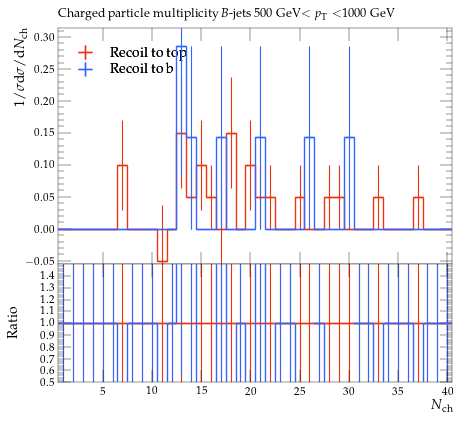

This figure's Python source:
#! /usr/bin/env python

# This Python script was auto-generated using YODA v2.0.2.
# Analysis object: /MC_HFDECAYS/avg_B_jet_ch_mult_500_1000
# Timestamp: 31-07-2026 (13:13:52)

import matplotlib as mpl
import matplotlib.pyplot as plt
mpl.use('Agg') # comment out for interactive use
import os
import numpy as np

plotDir = os.path.split(os.path.realpath(__file__))[0]
if 'YODA_USER_PLOT_PATH' in globals():
    plot_outdir = globals()['YODA_USER_PLOT_PATH']
else:
    plot_outdir = plotDir

#plot style
plt.style.use(os.path.join(plotDir, '../default.mplstyle'))
# plot metadata
figW, figH = plt.rcParams['figure.figsize']
ax_xLabel = r'$N_\mathrm{ch}$'
ax_yLabel = r'$1/\sigma \mathrm{d}\sigma/\mathrm{d}N_\mathrm{ch}$'
ax_title  = r'Charged particle multiplicity $B$-jets 500 GeV$<p_\mathrm{T}<$1000 GeV'
ax_xScale = 'linear'
ax_yScale = 'linear'
xLims = (0.5, 40.5)
yLims = (-0.055062238000000006, 0.31425405)
xMinorTickMarks = 0

# TeX-friendly labels for the legend
labels = {
    'legend' : ([ r"Recoil to top", r"Recoil to b" ], r""),
}

# Adjust canvas width and height
canvasW = 10.0
canvasH = 9.0
figW *= canvasW/10.
figH *= canvasH/9.

# Create figure and axis objects
fig, (ax, ratio0_ax) = plt.subplots(2, 1, sharex=True,
                  figsize=(figW,figH), gridspec_kw={'height_ratios': (6.0, 3.0)})

# Set figure margins
plt.subplots_adjust(
    left   = 1.0 * plt.rcParams['figure.subplot.left'],
    right  = 1.0 * plt.rcParams['figure.subplot.right'],
    top    = 1.0 * plt.rcParams['figure.subplot.top'],
    bottom = 1.0 * plt.rcParams['figure.subplot.bottom'])

ratio0_ax.yaxis.set_major_locator(mpl.ticker.MultipleLocator(0.1))
ratio0_ax.set_ylim(0.5, 1.4999)
ratio0_ax.set_ylabel('Ratio')
ratio0_ax.xaxis.set_minor_locator(mpl.ticker.NullLocator())

# the numerical data is stored in a separate file
dataf = dict()
prefix = os.path.split(__file__)[0]
if prefix:    prefix = prefix + '/'
exec(open(prefix+'avg_B_jet_ch_mult_500_1000__data.py').read(), dataf)


legend_handles = dict() # keep track of handles for the legend

# style options for curves
# starts at zorder>=5 to draw curve on top of legend
styles = {
  'recoil_t': {
    'color' : '#EE3311',
    'linestyle' : '-',
    'linewidth' : 1,
    'marker' : 'none',
    'markersize' : 2,
    'capsize' : 0.0,
    'zorder' : 5,
    'histstyle' : 1,
    'drawstyle' : 'steps-pre',
    'xerrorbars' : 1,
    'yerrorbars' : 1,
    'fillcolor' : None,
    'fillopacity' : 1.0,
    'ratio0_linestyle' : '-',
    'ratio0_linewidth' : 1,
    'ratio0_marker' : 'none',
    'ratio0_markersize' : 2,
    'ratio0_capsize' : 0.0,
    'ratio0_zorder' : 5,
    'ratio0_histstyle' : 1,
    'ratio0_drawstyle' : 'steps-pre',
    'ratio0_xerrorbars' : 1,
    'ratio0_yerrorbars' : 1,
  },
  'recoil_b': {
    'color' : '#3366FF',
    'linestyle' : '-',
    'linewidth' : 1,
    'marker' : 'none',
    'markersize' : 2,
    'capsize' : 0.0,
    'zorder' : 6,
    'histstyle' : 1,
    'drawstyle' : 'steps-pre',
    'xerrorbars' : 1,
    'yerrorbars' : 1,
    'fillcolor' : None,
    'fillopacity' : 1.0,
    'ratio0_linestyle' : '-',
    'ratio0_linewidth' : 1,
    'ratio0_marker' : 'none',
    'ratio0_markersize' : 2,
    'ratio0_capsize' : 0.0,
    'ratio0_zorder' : 6,
    'ratio0_histstyle' : 1,
    'ratio0_drawstyle' : 'steps-pre',
    'ratio0_xerrorbars' : 1,
    'ratio0_yerrorbars' : 1,
  },
}

# curve from input yoda files in main panel
for label, yvals in dataf['yvals'].items():
    if all(np.isnan(v) for v in dataf['yvals'][label]):
        continue
    tmp = None
    if styles[label]['histstyle']: # draw as histogram
        xpos = dataf['xedges'][label] if styles[label]['drawstyle'] else dataf['xpoints'][label]
        ypos = np.insert(yvals, 0, yvals[0]) if styles[label]['drawstyle'] else yvals
        if styles[label]['fillcolor']: # fill area below curve
            ax.fill_between(xpos, ypos, step='pre',
                            color=styles[label]['fillcolor'],
                            alpha=styles[label]['fillopacity'])
        tmp, = ax.plot(xpos, ypos,
                       color=styles[label]['color'],
                       linestyle=styles[label]['linestyle'],
                       linewidth=styles[label]['linewidth'],
                       drawstyle=styles[label]['drawstyle'], solid_joinstyle='miter',
                       zorder=styles[label]['zorder'], label=label)
    tmp = ax.errorbar(dataf['xpoints'][label], yvals,
                      xerr=np.array(dataf['xerrs'][label])*styles[label]['xerrorbars'],
                      yerr=np.array(dataf['yerrs'][label])*styles[label]['yerrorbars'],
                      fmt=styles[label]['marker'], capsize=styles[label]['capsize'],
                      markersize=styles[label]['markersize'],
                      ecolor=styles[label]['color'],
                      color=styles[label]['color'], zorder=styles[label]['zorder'])
    tmp[-1][0].set_linestyle(styles[label]['linestyle'])
    tmp[-1][0].set_linewidth(styles[label]['linewidth'])
    if label in dataf['add_legend_handle']:  legend_handles[label] = tmp
    for varLabel in dataf['variation_yvals'].keys():
        if varLabel.startswith(label):
            tmp, = ax.plot(dataf['xedges'][label], dataf['variation_yvals'][varLabel],
                           color=styles[label]['color'],
                           linestyle=styles[label]['linestyle'],
                           linewidth=styles[label]['linewidth'],
                           drawstyle='steps-pre', solid_joinstyle='miter',
                           zorder=styles[label]['zorder'], alpha=0.5)


# plots on ratio panel
# curve from input yoda files in ratio panel
for label, yvals in dataf['ratio0_yvals'].items():
    if all(np.isnan(v) for v in yvals):
        continue
    if styles[label]['ratio0_histstyle']: # plot as histogram
        xpos = dataf['xedges']['recoil_t'] if styles[label]['ratio0_drawstyle'] else dataf['xpoints']['recoil_t']
        ypos = np.insert(yvals, 0, yvals[0]) if styles[label]['ratio0_drawstyle'] else yvals
        ratio0_ax.plot(xpos, ypos,
                       color=styles[label]['color'],
                       linewidth=styles[label]['linewidth'],
                       linestyle=styles[label]['ratio0_linestyle'],
                       drawstyle=styles[label]['ratio0_drawstyle'], zorder=styles[label]['zorder'],
                       solid_joinstyle='miter')
    tmp = ratio0_ax.errorbar(dataf['xpoints']['recoil_t'], yvals,
                             xerr=np.array(dataf['ref_xerrs'])*styles[label]['ratio0_xerrorbars'],
                             yerr=np.array(dataf['ratio0_yerrs'][label])*styles[label]['ratio0_yerrorbars'],
                             fmt=styles[label]['ratio0_marker'], capsize=styles[label]['ratio0_capsize'],
                             markersize=styles[label]['ratio0_markersize'],
                             ecolor=styles[label]['color'],
                             color=styles[label]['color'])
    tmp[-1][0].set_linestyle(styles[label]['ratio0_linestyle'])
    tmp[-1][0].set_linewidth(styles[label]['ratio0_linewidth'])

    for varlabel in dataf['ratio0_variation_vals'].keys():
        if varlabel.startswith(label):
            ratio0_ax.plot(dataf['xedges']['recoil_t'],
                            dataf['ratio0_variation_vals'][varlabel],
                            color=styles[label]['color'],
                            linestyle=styles[label]['linestyle'],
                            linewidth=styles[label]['linewidth'],
                            drawstyle='steps-pre', solid_joinstyle='miter',
                            zorder=1, alpha=0.5)

legend_items = list(legend_handles.values())
ax.add_artist(ax.legend(legend_items,
                        labels['legend'][0],
                        title=labels['legend'][1],
                        alignment='left',
                        loc='upper left',
                        bbox_to_anchor=(0.0, 0.97)))

# set plot metadata as defined above
ratio0_ax.set_xlabel(ax_xLabel)
ratio0_ax.xaxis.set_label_coords(1., -0.15)
ax.set_ylabel(ax_yLabel, ha='right', va='top')
ax.yaxis.set_label_coords(-0.11, 1.0)
ax.set_title(ax_title, loc='left')
ax.set_xscale(ax_xScale)
ax.set_yscale(ax_yScale)
ax.set_xlim(xLims)
ax.set_ylim(yLims)

# tick formatting
plt.rcParams['xtick.top'] = True
plt.rcParams['ytick.right'] = True
ax.xaxis.set_minor_locator(mpl.ticker.NullLocator())
fig.align_ylabels((ax, ratio0_ax))
plt.savefig(os.path.join(plot_outdir, 'avg_B_jet_ch_mult_500_1000.pdf'), format='PDF')
plt.savefig(os.path.join(plot_outdir, 'avg_B_jet_ch_mult_500_1000.png'), format='PNG')

plt.close(fig)
